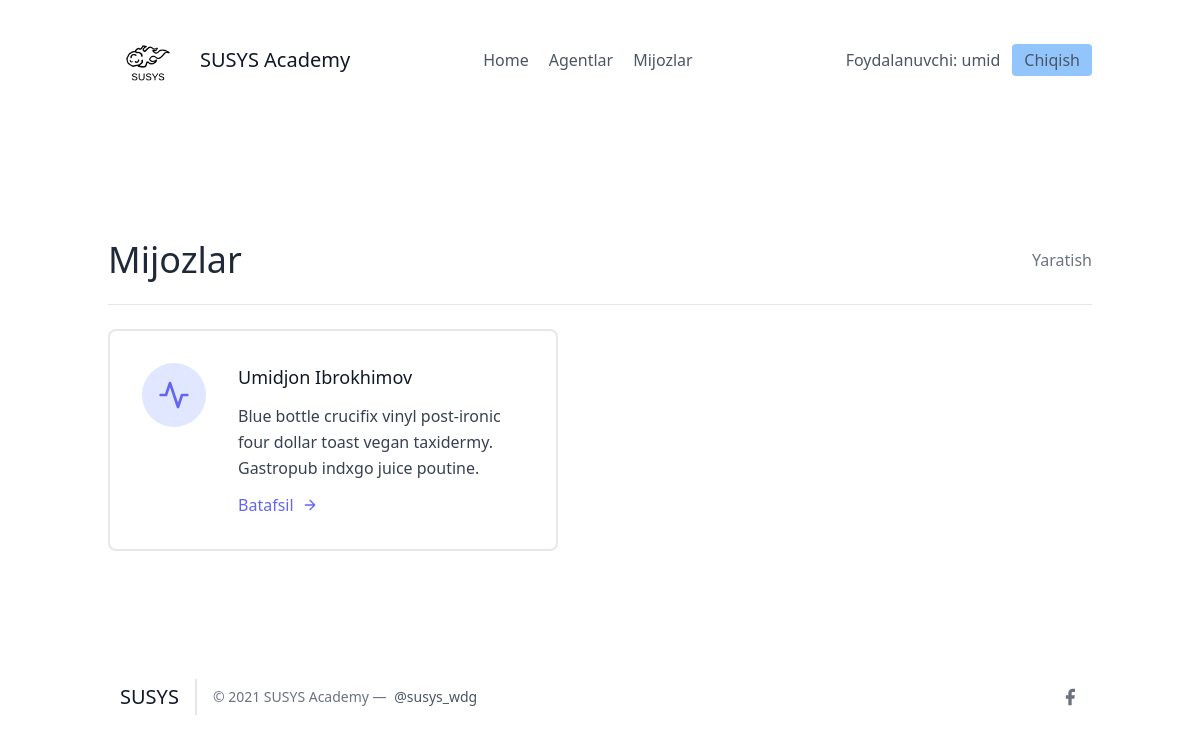
Screenshot of /leads/ (signed in) with the database file from the repository.
### leads/models.py (models this page shows, shortened)
class User(AbstractUser):
    is_organisor = models.BooleanField(default=True)
    is_agent = models.BooleanField(default=False)

class Lead(models.Model):
    ismi = models.CharField(max_length=20)
    familiyasi = models.CharField(max_length=20)
    yoshi = models.IntegerField(default=0)
    organisation = models.ForeignKey(UserProfile, on_delete=models.CASCADE)
    agent = models.ForeignKey("Agent", null=True, blank=True, on_delete=models.SET_NULL)

### leads/views.py (the view)
# urls.py: path('', LeadListView.as_view(), name="lead-list"),
class LeadListView(LoginRequiredMixin, ListView):
    template_name = "leads/leads_list.html"
    context_object_name = "leads"
    def get_queryset(self):
        user = self.request.user
        if user.is_organisor:
            queryset = Lead.objects.filter(organisation=user.userprofile)
        else:
            queryset = Lead.objects.filter(organisation=user.agent.organisation)
            queryset = queryset.filter(agent__user = self.request.user)
        return queryset
    def get_context_data(self, **kwargs):
        context = super(LeadListView, self).get_context_data(**kwargs)
        user = self.request.user
        if user.is_organisor:
            queryset = Lead.objects.filter(
                organisation = user.userprofile,
                agent__isnull = True
            )
            context.update({
                "unassigned_leads": queryset
            })
        return context

### leads/templates/leads/leads_list.html (shortened to what this page needs)
{% extends "base.html" %}
{% block content %}
<section class="text-gray-700 body-font">
    <div class="container px-5 py-24 mx-auto flex flex-wrap">
        <div class="w-full mb-6 py-6 flex justify-between items-center border-b border-gray-200">
            <div>
                <h1 class="text-4xl text-gray-800">Mijozlar</h1>
            </div>
            {% if request.user.is_organisor %}
            <div>
                <a class="text-gray-500 hover:text-blue-500" href="{% url 'leads:lead-create' %}">
                    Yaratish
                </a>
            </div>
            {% endif %}
        </div>
        <div class="flex flex-wrap -m-4">
            {% for lead in leads %}
            <div class="p-4 lg:w-1/2 md:w-full">
                <div class="flex border-2 rounded-lg border-gray-200 p-8 sm:flex-row flex-col">
                    <div class="w-16 h-16 sm:mr-8 sm:mb-0 mb-4 inline-flex items-center justify-center rounded-full bg-indigo-100 text-indigo-500 flex-shrink-0">
                        <svg fill="none" stroke="currentColor" stroke-linecap="round" stroke-linejoin="round" stroke-width="2" class="w-8 h-8" viewBox="0 0 24 24">
                            <path d="M22 12h-4l-3 9L9 3l-3 9H2"></path>
                        </svg>
                    </div>
                    <div class="flex-grow">
                        <h2 class="text-gray-900 text-lg title-font font-medium mb-3">
                            {{ lead.ismi }} {{ lead.familiyasi }}
                        </h2>
                        <p class="leading-relaxed text-base">
                            Blue bottle crucifix vinyl post-ironic four dollar toast vegan taxidermy. Gastropub indxgo juice poutine.
                        </p>
                        <a href="{% url 'leads:detallar' lead.pk %}" class="mt-3 text-indigo-500 inline-flex items-center">
                            Batafsil
                            <svg fill="none" stroke="currentColor" stroke-linecap="round" stroke-linejoin="round" stroke-width="2" class="w-4 h-4 ml-2" viewBox="0 0 24 24">
                                <path d="M5 12h14M12 5l7 7-7 7"></path>
                            </svg>
                        </a>
                    </div>
                </div>
            </div>
            {% endfor %}
        </div>
    </div>
</section>
{% endblock content %}

### frontend/details/navbar.html
{% load static %}
<header class="text-gray-600 body-font">
  <div class="container mx-auto flex flex-wrap p-5 flex-col md:flex-row items-center">
    <a class="flex title-font font-medium items-center text-gray-900 mb-4 md:mb-0">
      <img src="{% static 'img/logo-dark.png' %}" style="width: 80px;" alt="Logo">
      <span class="ml-3 text-xl">SUSYS Academy</span>
    </a>
    <nav class="md:ml-auto md:mr-auto flex flex-wrap items-center text-base justify-center">
      <a href="/" class="mr-5 hover:text-gray-900">Home</a>
    {% if not request.user.is_authenticated %}
      </nav>
        <button class="inline-flex items-center bg-blue-300 border-0 py-1 px-3 focus:outline-none hover:bg-blue-200 rounded text-base mt-4 md:mt-0" style="margin-right: 20px">
          <a  href="{% url 'signup' %}">Ro'yxatdan o'tish
          </a>
        </button>
    {% else %}
        {% if request.user.is_organisor %}
        <a href="/agents/" class="mr-5 hover:text-gray-900">Agentlar</a>
        {% endif %}
        <a href="/leads/" class="mr-5 hover:text-gray-900">Mijozlar</a>
      </nav>
    {% endif %}
    {% if request.user.is_authenticated %}
      Foydalanuvchi: {{ request.user.username }}
      <button class="ml-3 inline-flex items-center bg-blue-300 border-0 py-1 px-3 focus:outline-none hover:bg-blue-200 rounded text-base mt-4 md:mt-0">
        <a  href="{% url 'logout' %}">Chiqish
        </a>
      </button>
    {% else %}
    <button class="inline-flex items-center bg-blue-300 border-0 py-1 px-3 focus:outline-none hover:bg-blue-200 rounded text-base mt-4 md:mt-0">
      <a href="{% url 'login' %}">Kirish
    </a>
    </button>
    {% endif %}
  </div>
</header>

### rows the page displays
User: user.username "umid"
Lead: ismi "Umidjon", familiyasi "Ibrokhimov"
